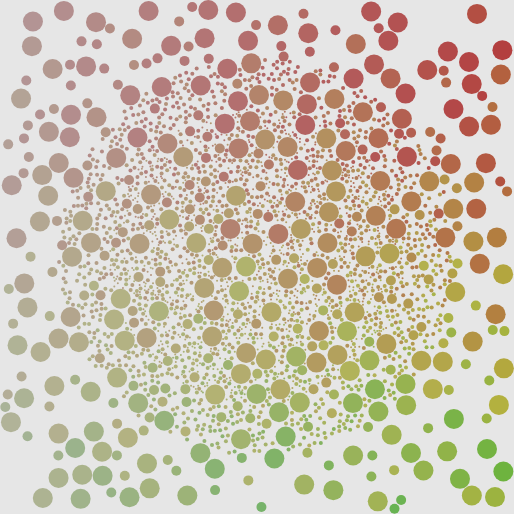
Frame 1 (no input)
Frame 60 (no input): identical to frame 1, image omitted
Frame 120 (the mouse pressed at the canvas centre since frame 60): identical to frame 1, image omitted

The p5.js sketch that drew this single still picture (run headless with seeded random() and noise() and a simulated clock; from frame 60 on, the mouse is pressed at the canvas centre):

// p5.js sketch
// ── sketch.js
//------------------------

let circles = [];
let newCircles = [];
function createCircles(radius, numberOfCircles, containerR) {
  // Guards from infinite loops
  var guard = 0;
  for (var i = 0; i < numberOfCircles; i++) {
    // Overlap flag
    var overlapping = false;

    // Defines circles attributes
    var circle = {
      x: radius + random(width - radius * 2),
      y: radius + random(height - radius * 2),
      r: radius
    }

    // Checks distance from all other circles
    for (var j = 0; j < circles.length; j++) {
      let madeCircle = circles[j];
      let d = dist(circle.x, circle.y, madeCircle.x, madeCircle.y);
      let dMid = dist(circle.x, circle.y, width/2, height/2);
      // if distance < radius1+radius2
      if (d < circle.r + madeCircle.r ||
          dMid > containerR - circle.r) {
        overlapping = true;
        break;
      }
    }

    // If it occupies an empty space
    if (!overlapping) {
      circles.push(circle);
      newCircles.push(circle);
    } else {
      i--;
      guard++;
      if (guard > 10000) {
        break;
      }
    }

  }

  // Draws all new circles
  for (var k = 0; k < newCircles.length; k++) {
    let circle = newCircles[k];
    noStroke();
    let hue = map(circle.y, circle.r, height - circle.r, 0, 100);
    let sat = map(circle.x, circle.r, width - circle.r, 0, 50);
    fill(0 + hue + random(-30, 10), 15 + sat, 70);
    if(circle.r === 49) {
      noFill();
    }
    ellipse(circle.x, circle.y, circle.r * 2, circle.r * 2);
  }

  newCircles = [];
}

function setup() {
  // put setup code here
  createCanvas(514, 514);
  colorMode(HSB, 360, 100, 100, 1.0);
  background(90);
  // createCircles(100, 3);
  // createCircles(75, 3);
  // createCircles(49, 6);
  // createCircles(50, 10, 100);
  // createCircles(25, 20);
  createCircles(10, 200, 350);
  createCircles(5, 200, 300);
  createCircles(2, 2000, 200);
  createCircles(1, 2000, 150);
}

function draw() {
  // put drawing code here
}
// ── circle.js
function Circle(x, y, radius, level) {
  this.x = x;
  this.y = y;
  this.r = radius;
  this.children = [];
  this.level = level || 0;
}

Circle.prototype.run = function () {
  this.draw();
  let newRadius = this.r * 0.5;
  while (newRadius > 4) {
    this.createChildren(newRadius);
    newRadius = newRadius * 0.2;
  }
  for (var i=0; i<this.children.length; i++) {
      this.children[i].run();
  }
};

Circle.prototype.draw = function () {
  noStroke();
  let hue = map(this.y, this.r, height - this.r, 0, 200);
  let sat = map(this.x, this.r, width - this.r, 0, 75);
  if (this.level % 2 === 1) {
    fill(90)
  } else {
    fill(0 + hue + random(-30, 10), 35 + sat, 70);
  }
  ellipse(this.x, this.y, this.r * 2, this.r * 2);
};

Circle.prototype.createChildren = function (newRadius) {
  // Guards from infinite loops
  var guard = 10000;
  while (guard > 0) {

    // Overlap flag
    var overlapping = false;
    // Defines potential child circle
    var betaCircle = {
      x: random(this.x - this.r + newRadius, this.x + this.r - newRadius),
      y: random(this.y - this.r + newRadius, this.y + this.r - newRadius),
      r: newRadius,
      level: this.level + 1,
    }

    // Checks distance from all other circles
    for (var j = 0; j < this.children.length; j++) {
      let sibiling = this.children[j];
      let dSib = dist(betaCircle.x, betaCircle.y, sibiling.x, sibiling.y);
      // if distance < radius1+radius2
      if (dSib < betaCircle.r + sibiling.r) {
        overlapping = true;
        break;
      }
    }
    var dMid = dist(betaCircle.x, betaCircle.y, this.x, this.y);
    if (dMid > this.r - betaCircle.r) {
      overlapping = true;
    }
    // If it occupies an empty space
    if (!overlapping) {
      let dMid = dist(betaCircle.x, betaCircle.y, this.x, this.y);
      this.children.push(new Circle(betaCircle.x, betaCircle.y, betaCircle.r, betaCircle.level));
    } else {
      guard--;
    }
  }
}
